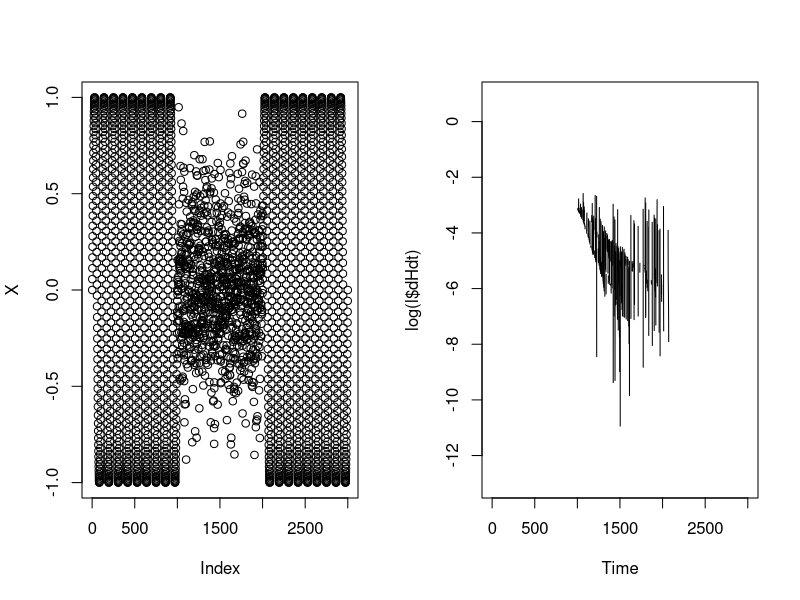

This chart was generated by the following R code:
# reference https://www.researchgate.net/publication/220998673_A_self-organizing_neural_network_for_detecting_novelties

entropy = function(markov){
  entropy_calc = sum(markov * log2(1/markov))
  return (entropy_calc)
}

get_closest_centroid = function(example, centroids, sigma, threshold=1e-3){
  #' Retorna qual o centroid mais proximo em relacao a um unico ponto, avaliando para diferentes 
  #' centroides disponiveis
  
  # espaco ainda sem gaussianas
  if (is.null(centroids))
    return (-1)
  
  # distancia euclidiana do exemplo para o centroid
  E = apply(centroids, 1, function(center) {dist(center, example)})
  #cat('Distance',E,'\n')
  
  # ativacao da gaussian em relacao a cada ponto
  # esta collection vai ter exatamente o numero de centroids
  activation = exp(-E^2 / (2*sigma^2))
  #cat('Activation',activation,'\n')
  
  # qual gaussiana com maior ativacao (goodness of fitness)
  id = which.max(activation)
  
  activation[id] > threshold
  
  # se a ativacao for menor que o threhold, criamos uma nova gaussiana
  if (activation[id] < threshold)
    return (-1)
  
  # retornar a posicao, o id, do centroid mais proximo deste ponto, deste exemplo que foi passado
  return (id)
}

dist = function(point_a, point_b){
  distance = sqrt(sum((point_a - point_b)**2))
  return (distance)
}

sonde = function(X, alpha=0.01, sigma=1,eps=1e-7,delta=0.01){
  
  if (!is.data.frame(X)) {
    return ("X must be dataframe")
  }
  
  # precisamos inicializar?
  centroids = NULL
  old_position = -1
  current_position = -1
  markov = NULL
  old_H = 0
  curr_H = -1
  H = c()
  dHdt= c()
  
  for (i in 1:nrow(X)) {
    example = X[i,]
    current_position = get_closest_centroid(example, centroids, sigma)
    if (current_position == -1) {
      # Criar uma gaussiana para representar novo exemplo
      
      # ou sejsa, uma criacao de centroids sob demanda, adorei o termo
      centroids = rbind(centroids, example)
      
      # Atual posicao, estado, eh no ultimo centroide criado nesta condicional
      current_position = nrow(centroids)
      
      # MARKOV CHAIN IMPLEMENTATION
      markov = rbind(markov,eps)
      
      if (nrow(centroids) > 1)
        markov = cbind(markov,eps)
      
      # delta representa a visita, quando um estado eh visitado
      
      # matriz de adjacencia
      #                 to
      #             [,1]      [,2]
      # from [1,]   1e-7+delta  1e-7   --> 1000/1001    1/1001 
      #      [2,]   1e-7  1e-7
      
      
      # print("centroids")
      # print(centroids)
    }
    # se nao criamos um centroide, vamos adaptar a Gaussiana visitada
    else {
      # media movel exponencialmente ponderada
      # combinacao linear simples do atual centro e do novo ponto 
      centroids[current_position,] = (1-alpha)*centroids[current_position,] + alpha*example
    }
    
    if (old_position != -1){
      # visitei alguem
      print(paste("from: ", old_position, " to: ", current_position))
      
      #markov[from, to]
      markov[old_position, current_position] = markov[old_position, current_position] + delta
      
      # cada linha da matriz de adjacencia deve somar 1, para representar uma probabilidade a transicao 
      # para cada estado destino a partir de um esatdo origem
      for (j in 1:nrow(markov)){
        markov[j,] = markov[j,] / sum(markov[j,])
      }
    }
    
    print('Adjacency Matrix')
    print(markov)
    
    curr_H = entropy(markov)
    if (old_H != -1){
      # diferenca de primeira ordem basica
      # variacao de entropia
      dHdt = c(dHdt, curr_H - old_H)
    }
    
    H = c(H, old_H)
    
    # atualizar a posicao, que foi transicionada 
    old_position = current_position
    old_H = curr_H
  }
  
  
  ret = list()
  ret$centroids = centroids
  ret$H = H
  ret$dHdt = dHdt
  return (ret)
}


test = function(alpha, sigma) {
  
  par(mfrow=c(1,2))
  time = seq(0,9,len=1000)
  sin(2*pi*time)
  X = c(sin(2*pi*time), rnorm(mean=0,sd=0.3, n = 1000), sin(2*pi*time))
  plot(X)
  
  myX = data.frame(X)
  l = sonde(myX, alpha = alpha, sigma = sigma)
  ts.plot(log(l$dHdt))
  
  print('centroids')
  print(l$centroids)
}

# sigmas maiores, gaussianas com spreads maiores, mais abrangentes, logo preciso me adaptar muito pouco
# sabemos que vamos andar 0.5*3 mais ou menos na normal, na gaussian
test(alpha = 0.1, sigma = 0.1)

# nao vou adaptar minha gaussiana (nao crio novo centroid ?)
# test(alpha = 0, sigma = 0.1)
# 
# X = read.table('dataset.dat')
# res = sonde(X)
# 
# ts.plot(res$H)
# ts.plot(res$dHdt)
# 
